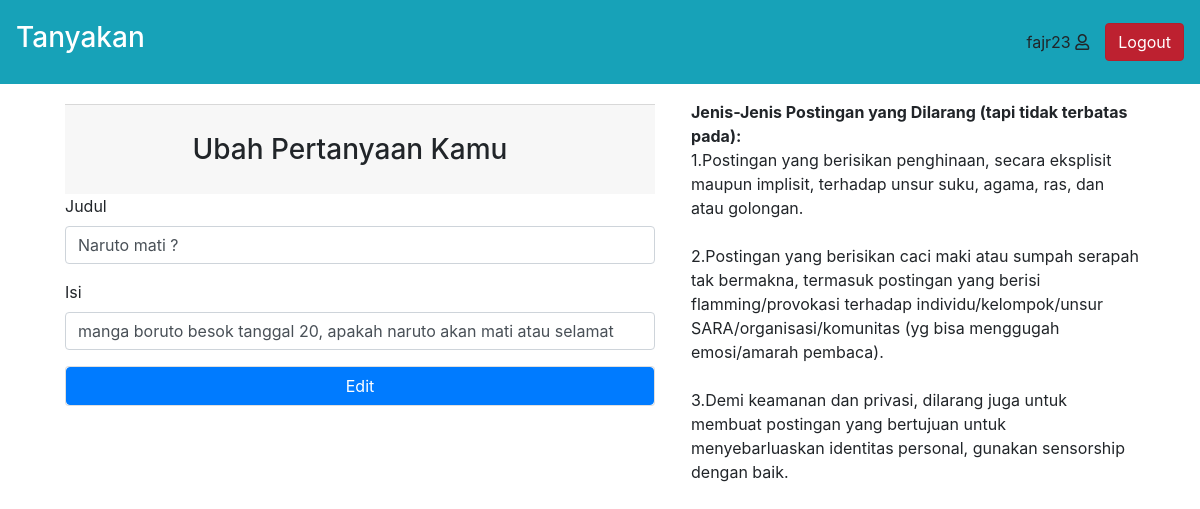
Page /views/editpertanyaan.php?id=26 (signed in) on the committed database.
### tables this page shows
CREATE TABLE `pertayaan` (
  `id` int(5) NOT NULL,
  `id_kategori` int(4) NOT NULL,
  `judul` varchar(150) DEFAULT NULL,
  `isi` varchar(300) DEFAULT NULL,
  `id_user` int(5) DEFAULT NULL
);

### views/editpertanyaan.php (the view, shortened to what this page needs)
<!DOCTYPE html>
<html lang="en">
<head>
    <link rel="stylesheet" type="text/css" href="../asset/bootstrap-4.5.3-dist/css/bootstrap.min.css">
    <link rel="stylesheet" href="https://use.fontawesome.com/releases/v5.7.0/css/all.css">
</head>
<body>
  <?php
  require_once("../control/koneksi.php");
  $username=$_SESSION["username"];
  $id_pertanyaan=$_GET["id"];
  ?>
    <nav class="navbar navbar-expand-lg navbar-dark bg-info p-3 ">
        <a class="navbar-brand" href="dasboard.php"><h3>Tanyakan</h3></a>
        <div class="collapse navbar-collapse " id="navbarSupportedContent">
          <div class="nav-item mx-3"><?= $username ?>
            <i class="far fa-user"></i>
          </div>
          <a href="../control/logout-control.php" class="btn btn-danger active" role="button" aria-pressed="true">Logout</a>
        </div>
    </nav>
    <div class="container container d-flex" id="flex">
        <div class="card-body" id="card" style="width: 30rem;">
            <div class="card-footer d-flex justify-content-center pl-0">
                <h3 class="my-3">Ubah Pertanyaan Kamu</h3>
            </div>
            <form action="../control/edit-control.php" method="post">
            <?php
                      $query="SELECT * FROM pertayaan WHERE id=$id_pertanyaan";
                      $hasil_pertanyaan = mysqli_query($conn,$query) or die (mysqli_error($conn));
                      $data_pertanyaan= mysqli_fetch_assoc($hasil_pertanyaan);
            ?>
            <div class="form-group">
              <label for="exampleInputEmail1">Judul</label>
              <input type="text" name="judul" class="form-control" id="exampleInputEmail1" placeholder="<?= $data_pertanyaan["judul"] ?>" value="<?= $data_pertanyaan["judul"] ?>">
            </div>
            <div class="form-group">
              <label for="exampleInputPassword1">Isi</label>
              <input type="text" name="isi" class="form-control" id="exampleInputPassword1" placeholder="<?= $data_pertanyaan["isi"] ?>" value="<?= $data_pertanyaan["isi"] ?>">
            </div>
              <div class="card pl-0">
                <button type="submit" class="btn btn-primary">Edit</button>
              </div>
            </form>
      </div>
      <div class="row m-3" style="width: 28rem;">
      <b>Jenis-Jenis Postingan yang Dilarang (tapi tidak terbatas pada):</b>
      1.Postingan yang berisikan penghinaan, secara eksplisit maupun implisit, terhadap unsur suku, agama, ras, dan atau golongan.<br><br>
      2.Postingan yang berisikan caci maki atau sumpah serapah tak bermakna, termasuk postingan yang berisi flamming/provokasi terhadap individu/kelompok/unsur SARA/organisasi/komunitas (yg bisa menggugah emosi/amarah pembaca).<br><br>
      3.Demi keamanan dan privasi, dilarang juga untuk membuat postingan yang bertujuan untuk menyebarluaskan identitas personal, gunakan sensorship dengan baik.<br>
      </div>
    </div>
</body>
</html>

### rows in the picture
pertayaan: judul "Naruto mati ?", isi "manga boruto besok tanggal 20, apakah naruto akan mati atau selamat"

### other values in the picture
$username "fajr23"
